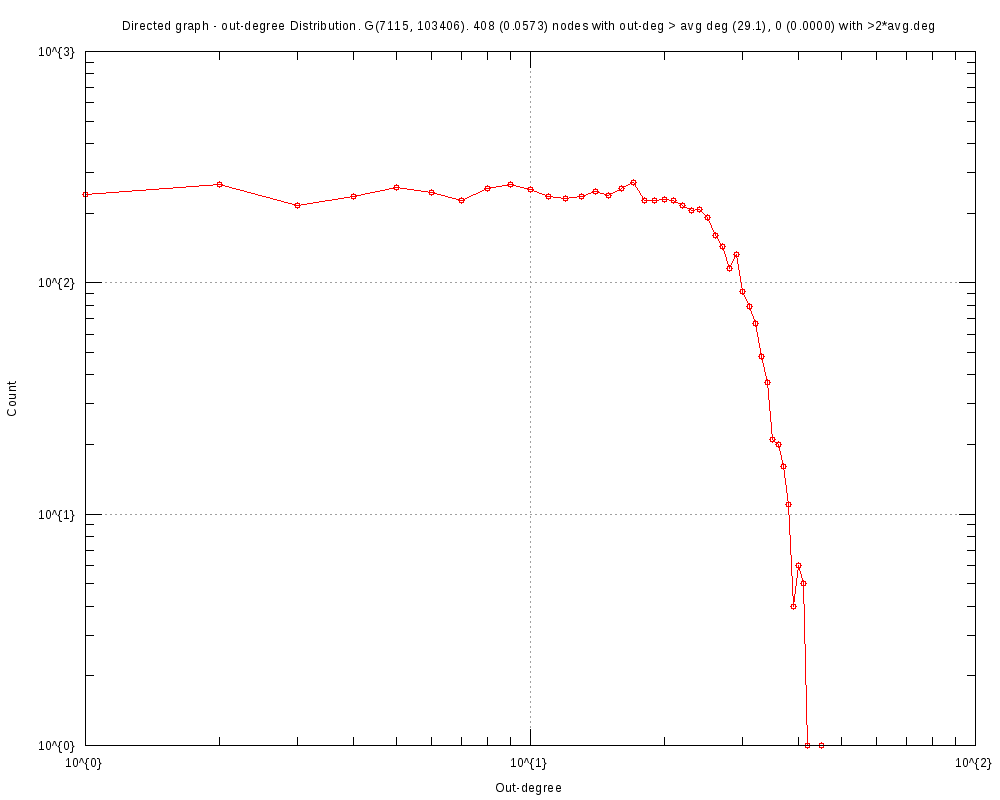

Source code (gnuplot):
#
# Directed graph - out-degree Distribution. G(7051, 100326). 457 (0.0648) nodes with out-deg > avg deg (28.5), 0 (0.0000) with >2*avg.deg (Sun Oct 29 17:13:47 2017)
#

set title "Directed graph - out-degree Distribution. G(7051, 100326). 457 (0.0648) nodes with out-deg > avg deg (28.5), 0 (0.0000) with >2*avg.deg"
set key bottom right
set logscale xy 10
set format x "10^{%L}"
set mxtics 10
set format y "10^{%L}"
set mytics 10
set grid
set xlabel "Out-degree"
set ylabel "Count"
set tics scale 2
set terminal png font arial 10 size 1000,800
set output 'outDeg.EUC.png'
plot 	"outDeg.EUC.tab" using 1:2 title "" with linespoints pt 6
